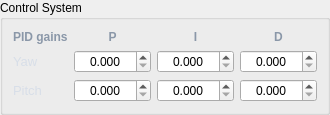
         <widget class="QGroupBox" name="gb_control">
          <property name="title">
           <string>Control System</string>
          </property>
          <layout class="QVBoxLayout" name="controlLayout">
           <property name="spacing">
            <number>6</number>
           </property>
           <property name="leftMargin">
            <number>10</number>
           </property>
           <property name="topMargin">
            <number>10</number>
           </property>
           <property name="rightMargin">
            <number>10</number>
           </property>
           <property name="bottomMargin">
            <number>10</number>
           </property>
           <item>
            <layout class="QHBoxLayout" name="controlStatusLayout">
             <property name="spacing">
              <number>8</number>
             </property>
             <property name="leftMargin">
              <number>0</number>
             </property>
             <property name="topMargin">
              <number>0</number>
             </property>
             <property name="rightMargin">
              <number>0</number>
             </property>
             <property name="bottomMargin">
              <number>0</number>
             </property>
            </layout>
           </item>
           <item>
            <layout class="QGridLayout" name="pidGrid">
             <property name="leftMargin">
              <number>0</number>
             </property>
             <property name="topMargin">
              <number>0</number>
             </property>
             <property name="rightMargin">
              <number>0</number>
             </property>
             <property name="bottomMargin">
              <number>0</number>
             </property>
             <property name="spacing">
              <number>6</number>
             </property>
             <item row="0" column="0">
              <widget class="QLabel" name="lbl_hdr_pid">
               <property name="styleSheet">
                <string notr="true">color: #8a97a8; font-size: 9pt; font-weight: bold;</string>
               </property>
               <property name="text">
                <string>PID gains</string>
               </property>
               <property name="alignment">
                <set>Qt::AlignLeading|Qt::AlignLeft|Qt::AlignVCenter</set>
               </property>
              </widget>
             </item>
             <item row="0" column="1">
              <widget class="QLabel" name="lbl_hdr_p">
               <property name="styleSheet">
                <string notr="true">color: #8a97a8; font-size: 9pt; font-weight: bold;</string>
               </property>
               <property name="text">
                <string>P</string>
               </property>
               <property name="alignment">
                <set>Qt::AlignCenter</set>
               </property>
              </widget>
             </item>
             <item row="0" column="2">
              <widget class="QLabel" name="lbl_hdr_i">
               <property name="styleSheet">
                <string notr="true">color: #8a97a8; font-size: 9pt; font-weight: bold;</string>
               </property>
               <property name="text">
                <string>I</string>
               </property>
               <property name="alignment">
                <set>Qt::AlignCenter</set>
               </property>
              </widget>
             </item>
             <item row="0" column="3">
              <widget class="QLabel" name="lbl_hdr_d">
               <property name="styleSheet">
                <string notr="true">color: #8a97a8; font-size: 9pt; font-weight: bold;</string>
               </property>
               <property name="text">
                <string>D</string>
               </property>
               <property name="alignment">
                <set>Qt::AlignCenter</set>
               </property>
              </widget>
             </item>
             <item row="1" column="0">
              <widget class="QLabel" name="lbl_row_yaw">
               <property name="styleSheet">
                <string notr="true">color: #d7dee8; font-size: 10pt;</string>
               </property>
               <property name="text">
                <string>Yaw</string>
               </property>
               <property name="alignment">
                <set>Qt::AlignLeading|Qt::AlignLeft|Qt::AlignVCenter</set>
               </property>
              </widget>
             </item>
             <item row="1" column="1">
              <widget class="QDoubleSpinBox" name="spin_yaw_p">
               <property name="alignment">
                <set>Qt::AlignCenter</set>
               </property>
               <property name="keyboardTracking">
                <bool>false</bool>
               </property>
               <property name="decimals">
                <number>3</number>
               </property>
               <property name="minimum">
                <double>0.000000000000000</double>
               </property>
               <property name="maximum">
                <double>1000.000000000000000</double>
               </property>
               <property name="singleStep">
                <double>0.010000000000000</double>
               </property>
              </widget>
             </item>
             <item row="1" column="2">
              <widget class="QDoubleSpinBox" name="spin_yaw_i">
               <property name="alignment">
                <set>Qt::AlignCenter</set>
               </property>
               <property name="keyboardTracking">
                <bool>false</bool>
               </property>
               <property name="decimals">
                <number>3</number>
               </property>
               <property name="minimum">
                <double>0.000000000000000</double>
               </property>
               <property name="maximum">
                <double>1000.000000000000000</double>
               </property>
               <property name="singleStep">
                <double>0.010000000000000</double>
               </property>
              </widget>
             </item>
             <item row="1" column="3">
              <widget class="QDoubleSpinBox" name="spin_yaw_d">
               <property name="alignment">
                <set>Qt::AlignCenter</set>
               </property>
               <property name="keyboardTracking">
                <bool>false</bool>
               </property>
               <property name="decimals">
                <number>3</number>
               </property>
               <property name="minimum">
                <double>0.000000000000000</double>
               </property>
               <property name="maximum">
                <double>1000.000000000000000</double>
               </property>
               <property name="singleStep">
                <double>0.010000000000000</double>
               </property>
              </widget>
             </item>
             <item row="2" column="0">
              <widget class="QLabel" name="lbl_row_pitch">
               <property name="styleSheet">
                <string notr="true">color: #d7dee8; font-size: 10pt;</string>
               </property>
               <property name="text">
                <string>Pitch</string>
               </property>
               <property name="alignment">
                <set>Qt::AlignLeading|Qt::AlignLeft|Qt::AlignVCenter</set>
               </property>
              </widget>
             </item>
             <item row="2" column="1">
              <widget class="QDoubleSpinBox" name="spin_pitch_p">
               <property name="alignment">
                <set>Qt::AlignCenter</set>
               </property>
               <property name="keyboardTracking">
                <bool>false</bool>
               </property>
               <property name="decimals">
                <number>3</number>
               </property>
               <property name="minimum">
                <double>0.000000000000000</double>
               </property>
               <property name="maximum">
                <double>1000.000000000000000</double>
               </property>
               <property name="singleStep">
                <double>0.010000000000000</double>
               </property>
              </widget>
             </item>
             <item row="2" column="2">
              <widget class="QDoubleSpinBox" name="spin_pitch_i">
               <property name="alignment">
                <set>Qt::AlignCenter</set>
               </property>
               <property name="keyboardTracking">
                <bool>false</bool>
               </property>
               <property name="decimals">
                <number>3</number>
               </property>
               <property name="minimum">
                <double>0.000000000000000</double>
               </property>
               <property name="maximum">
                <double>1000.000000000000000</double>
               </property>
               <property name="singleStep">
                <double>0.010000000000000</double>
               </property>
              </widget>
             </item>
             <item row="2" column="3">
              <widget class="QDoubleSpinBox" name="spin_pitch_d">
               <property name="alignment">
                <set>Qt::AlignCenter</set>
               </property>
               <property name="keyboardTracking">
                <bool>false</bool>
               </property>
               <property name="decimals">
                <number>3</number>
               </property>
               <property name="minimum">
                <double>0.000000000000000</double>
               </property>
               <property name="maximum">
                <double>1000.000000000000000</double>
               </property>
               <property name="singleStep">
                <double>0.010000000000000</double>
               </property>
              </widget>
             </item>
            </layout>
           </item>
          </layout>
         </widget>
